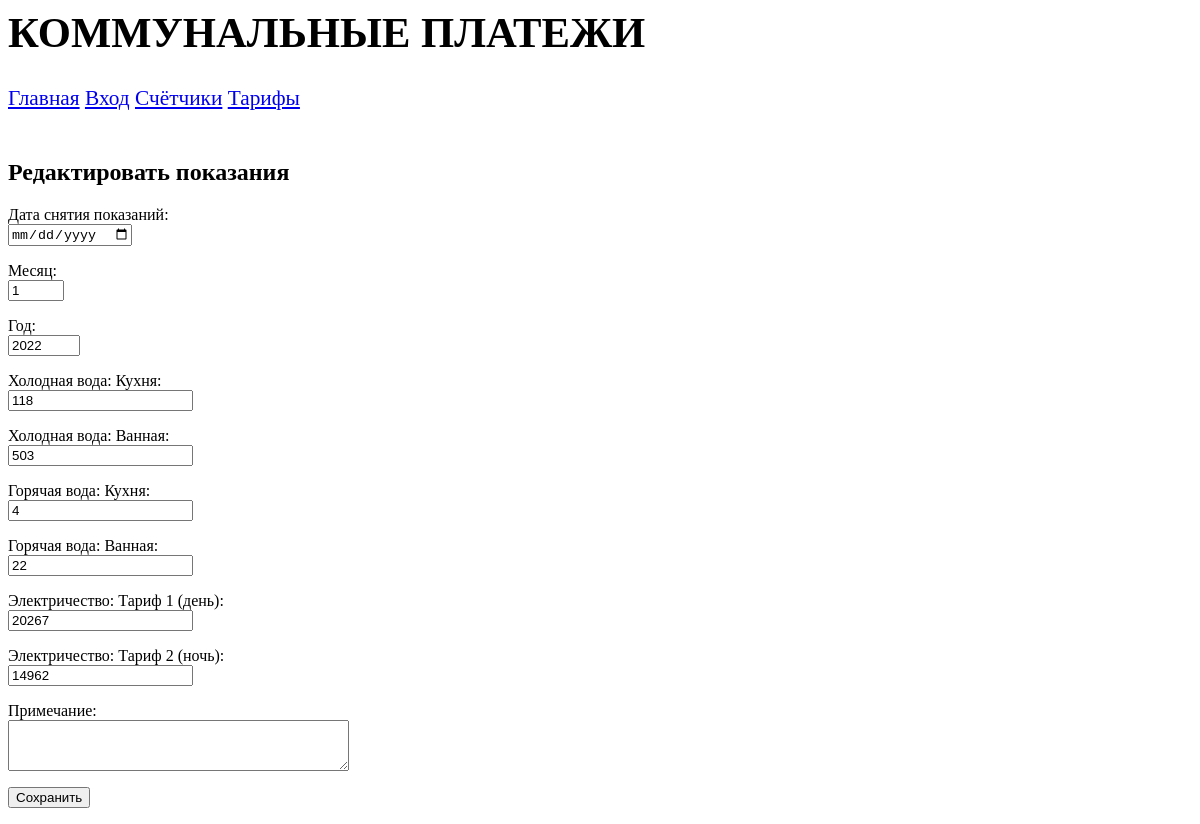
Page /prospect/edit_counter/2/ (signed in) on the committed database.
### prospect/models.py (models this page shows)
class Counters(models.Model):
    date_get = models.DateField(verbose_name='Дата снятия показаний')
    month = models.IntegerField(verbose_name='Месяц')
    year = models.IntegerField(verbose_name='Год')
    cw_kitchen = models.IntegerField(verbose_name='Холодная вода: Кухня')
    cw_bathroom = models.IntegerField(verbose_name='Холодная вода: Ванная')
    hw_kitchen = models.IntegerField(verbose_name='Горячая вода: Кухня')
    hw_bathroom = models.IntegerField(verbose_name='Горячая вода: Ванная')
    el_1 = models.IntegerField(verbose_name='Электричество: Тариф 1 (день)')
    el_2 = models.IntegerField(verbose_name='Электричество: Тариф 2 (ночь)')
    notes = models.TextField(verbose_name='Примечание', null=True, blank=True)
    class Meta:
        verbose_name_plural = 'Показания счётчиков'
        verbose_name = 'Показания счётчиков'
        unique_together = ('month', 'year')
        ordering = ['-year', '-month']
        get_latest_by = ['-year', '-month']

### prospect/views.py (the view)
# urls.py: path('edit_counter/<int:pk>/', edit_counter, name='edit_counter'),
def edit_counter(request, pk):
    if not request.user.is_authenticated:
        return redirect('login')
    bb = get_object_or_404(Counters, pk=pk)
    if request.method == 'POST':
        bbf = CountersForm(request.POST, instance=bb)
        if bbf.is_valid():
            if bbf.has_changed():
                bbf.save()
            return counters(request)
        else:
            context = {'form': bbf}
            return render(request, 'prospect/edit_counter.html', context)
    else:
        bbf = CountersForm(instance=bb)
        context = {'form': bbf}
        return render(request, 'prospect/edit_counter.html', context)

### prospect/forms.py
class CountersForm(forms.ModelForm):
    month = forms.IntegerField(label='Месяц', initial=date.today().month,
                               max_value=12, min_value=1,
                               validators=[MaxValueValidator(12), MinValueValidator(1)])
    year = forms.IntegerField(label='Год', initial=date.today().year,
                              max_value=2100, min_value=2000,
                              validators=[MaxValueValidator(2100), MinValueValidator(2000)])
    date_get = forms.DateField(label='Дата снятия показаний',
                               widget=DateInput(attrs={'type': 'date'}),
                               initial=datetime.today(), localize=True)
    notes = forms.CharField(label='Примечание', required=False,
                            widget=forms.widgets.Textarea(attrs={'rows': 3}))
    cw_kitchen = forms.IntegerField(label='Холодная вода: Кухня', initial=0)
    class Meta:
        model = Counters
        fields = '__all__'

### prospect/templates/prospect/edit_counter.html (shortened to what this page needs)
{% extends "layout/basic.html" %}
{% block content %}
<h2>Редактировать показания</h2>
<form method="post">
    {% for field in form.visible_fields %}
    <p>
        {{ field.label_tag }}
        <br>
        {{ field }}
        <br>
    </p>
    {% endfor %}
    <input type="submit" value="Сохранить">
</form>
{% endblock %}

### rows in the picture
Counters: visible_fields "1" "2022" "118" "503" "4" "22" "20267" "14962"

### other values in the picture
{{ field.label_tag }} "Дата снятия показаний:" "Месяц:" "Год:" "Холодная вода: Кухня:" "Холодная вода: Ванная:" "Горячая вода: Кухня:" "Горячая вода: Ванная:" "Электричество: Тариф 1 (день):" "Электричество: Тариф 2 (ночь):" "Примечание:"
